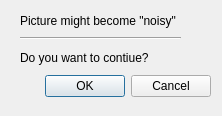
<?xml version="1.0" encoding="UTF-8"?>
<ui version="4.0">
 <class>NoiseWarning</class>
 <widget class="QDialog" name="NoiseWarning">
  <property name="geometry">
   <rect>
    <x>0</x>
    <y>0</y>
    <width>222</width>
    <height>116</height>
   </rect>
  </property>
  <property name="windowTitle">
   <string>Dialog</string>
  </property>
  <widget class="QDialogButtonBox" name="buttonBox">
   <property name="geometry">
    <rect>
     <x>-130</x>
     <y>70</y>
     <width>341</width>
     <height>32</height>
    </rect>
   </property>
   <property name="orientation">
    <enum>Qt::Horizontal</enum>
   </property>
   <property name="standardButtons">
    <set>QDialogButtonBox::Cancel|QDialogButtonBox::Ok</set>
   </property>
  </widget>
  <widget class="QLabel" name="label">
   <property name="geometry">
    <rect>
     <x>20</x>
     <y>10</y>
     <width>171</width>
     <height>21</height>
    </rect>
   </property>
   <property name="text">
    <string>Picture might become &quot;noisy&quot;</string>
   </property>
  </widget>
  <widget class="Line" name="line">
   <property name="geometry">
    <rect>
     <x>20</x>
     <y>30</y>
     <width>161</width>
     <height>16</height>
    </rect>
   </property>
   <property name="orientation">
    <enum>Qt::Horizontal</enum>
   </property>
  </widget>
  <widget class="QLabel" name="label_2">
   <property name="geometry">
    <rect>
     <x>20</x>
     <y>50</y>
     <width>151</width>
     <height>16</height>
    </rect>
   </property>
   <property name="text">
    <string>Do you want to contiue?</string>
   </property>
  </widget>
 </widget>
 <resources/>
 <connections>
  <connection>
   <sender>buttonBox</sender>
   <signal>accepted()</signal>
   <receiver>NoiseWarning</receiver>
   <slot>accept()</slot>
   <hints>
    <hint type="sourcelabel">
     <x>248</x>
     <y>254</y>
    </hint>
    <hint type="destinationlabel">
     <x>157</x>
     <y>274</y>
    </hint>
   </hints>
  </connection>
  <connection>
   <sender>buttonBox</sender>
   <signal>rejected()</signal>
   <receiver>NoiseWarning</receiver>
   <slot>reject()</slot>
   <hints>
    <hint type="sourcelabel">
     <x>316</x>
     <y>260</y>
    </hint>
    <hint type="destinationlabel">
     <x>286</x>
     <y>274</y>
    </hint>
   </hints>
  </connection>
 </connections>
</ui>
